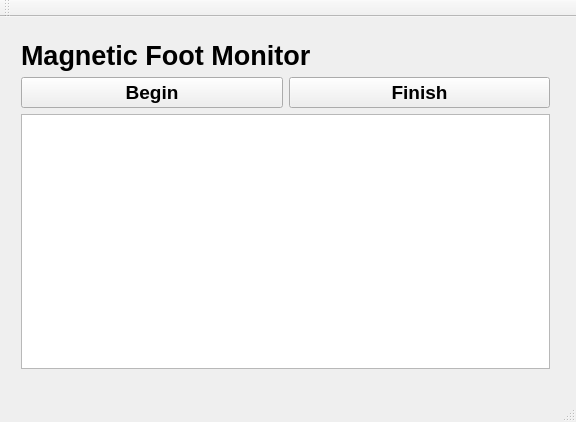
<?xml version="1.0" encoding="UTF-8"?>
<ui version="4.0">
 <class>MainWindow</class>
 <widget class="QMainWindow" name="MainWindow">
  <property name="geometry">
   <rect>
    <x>0</x>
    <y>0</y>
    <width>576</width>
    <height>422</height>
   </rect>
  </property>
  <property name="windowTitle">
   <string>MainWindow</string>
  </property>
  <widget class="QWidget" name="centralWidget">
   <widget class="QWidget" name="verticalLayoutWidget">
    <property name="geometry">
     <rect>
      <x>10</x>
      <y>12</y>
      <width>551</width>
      <height>351</height>
     </rect>
    </property>
    <layout class="QVBoxLayout" name="verticalLayout">
     <item>
      <widget class="QLabel" name="label">
       <property name="font">
        <font>
         <family>Microsoft YaHei UI</family>
         <pointsize>20</pointsize>
         <weight>75</weight>
         <bold>true</bold>
        </font>
       </property>
       <property name="text">
        <string>Magnetic Foot Monitor</string>
       </property>
      </widget>
     </item>
     <item>
      <layout class="QHBoxLayout" name="horizontalLayout">
       <item>
        <widget class="QPushButton" name="pushButtonBegin">
         <property name="font">
          <font>
           <family>Microsoft YaHei UI</family>
           <pointsize>14</pointsize>
           <weight>75</weight>
           <bold>true</bold>
          </font>
         </property>
         <property name="text">
          <string>Begin</string>
         </property>
        </widget>
       </item>
       <item>
        <widget class="QPushButton" name="pushButtonFinish">
         <property name="font">
          <font>
           <family>Microsoft YaHei UI</family>
           <pointsize>14</pointsize>
           <weight>75</weight>
           <bold>true</bold>
          </font>
         </property>
         <property name="text">
          <string>Finish</string>
         </property>
        </widget>
       </item>
      </layout>
     </item>
     <item>
      <widget class="QPlainTextEdit" name="plainTextEdit"/>
     </item>
    </layout>
   </widget>
  </widget>
  <widget class="QMenuBar" name="menuBar">
   <property name="geometry">
    <rect>
     <x>0</x>
     <y>0</y>
     <width>576</width>
     <height>17</height>
    </rect>
   </property>
  </widget>
  <widget class="QToolBar" name="mainToolBar">
   <attribute name="toolBarArea">
    <enum>TopToolBarArea</enum>
   </attribute>
   <attribute name="toolBarBreak">
    <bool>false</bool>
   </attribute>
  </widget>
  <widget class="QStatusBar" name="statusBar"/>
 </widget>
 <layoutdefault spacing="6" margin="11"/>
 <resources/>
 <connections/>
</ui>
